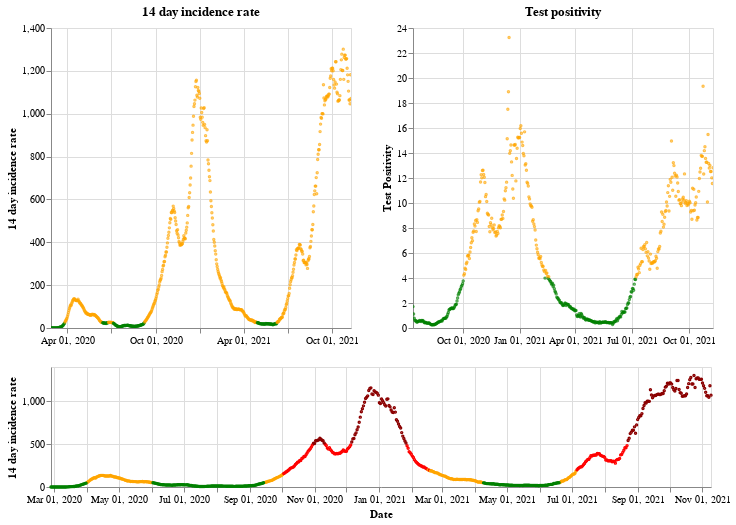

Notebook code cell kept with this figure:
### Markdown cell above
## Wales

### Code cell
plot_traffic_light('Wales')

### Figure 1 — Vega-Lite specification as saved in the notebook (floating-point values rounded to 4 significant figures; data arrays with more than 128 entries replaced by an {"elided": "..."} marker saying what was removed)
{"config": {"view": {"continuousWidth": 400, "continuousHeight": 300}}, "vconcat": [{"hconcat": [{"mark": {"type": "point", "size": 2}, "encoding": {"color": {"condition": {"value": "green", "test": "(datum.twoWeeklyCasesRate <= 25)"}, "value": "orange"}, "tooltip": [{"type": "nominal", "field": "areaName"}, {"type": "temporal", "field": "date"}, {"type": "quantitative", "field": "twoWeeklyCasesRate"}, {"type": "quantitative", "field": "testPositivity"}], "x": {"type": "temporal", "axis": {"title": ""}, "field": "date", "scale": {"domain": {"selection": "DateBrush"}}, "timeUnit": "yearmonthdate"}, "y": {"type": "quantitative", "axis": {"title": "14 day incidence rate"}, "field": "twoWeeklyCasesRate"}}, "title": "14 day incidence rate", "width": 300}, {"mark": {"type": "point", "size": 2}, "encoding": {"color": {"condition": {"value": "green", "test": "(datum.testPositivity <= 4)"}, "value": "orange"}, "tooltip": [{"type": "nominal", "field": "areaName"}, {"type": "temporal", "field": "date"}, {"type": "quantitative", "field": "twoWeeklyCasesRate"}, {"type": "quantitative", "field": "testPositivity"}], "x": {"type": "temporal", "axis": {"title": ""}, "field": "date", "scale": {"domain": {"selection": "DateBrush"}}, "timeUnit": "yearmonthdate"}, "y": {"type": "quantitative", "axis": {"title": "Test Positivity"}, "field": "testPositivity"}}, "title": "Test positivity", "width": 300}]}, {"layer": [{"mark": {"type": "point", "size": 2}, "encoding": {"color": {"condition": {"value": "orange", "test": "(((datum.testPositivity < 4) && (datum.twoWeeklyCasesRate >= 50)) && (datum.twoWeeklyCasesRate < 200))"}, "value": "red"}, "opacity": {"condition": {"value": 1, "test": "((datum.twoWeeklyCasesRate >= 50) && (datum.twoWeeklyCasesRate < 500))"}, "value": 0}, "tooltip": [{"type": "nominal", "field": "areaName"}, {"type": "temporal", "field": "date"}, {"type": "quantitative", "field": "twoWeeklyCasesRate"}, {"type": "quantitative", "field": "testPositivity"}], "x": {"type": "temporal", "axis": {"title": "Date"}, "field": "date", "timeUnit": "yearmonthdate"}, "y": {"type": "quantitative", "axis": {"title": "14 day incidence rate"}, "field": "twoWeeklyCasesRate"}}, "selection": {"DateBrush": {"type": "interval", "encodings": ["x"], "fields": ["Time"]}}}, {"mark": {"type": "point", "size": 2}, "encoding": {"color": {"value": "darkred"}, "opacity": {"condition": {"value": 1, "test": "(datum.twoWeeklyCasesRate >= 500)"}, "value": 0}, "tooltip": [{"type": "nominal", "field": "areaName"}, {"type": "temporal", "field": "date"}, {"type": "quantitative", "field": "twoWeeklyCasesRate"}, {"type": "quantitative", "field": "testPositivity"}], "x": {"type": "temporal", "axis": {"title": "Date"}, "field": "date", "timeUnit": "yearmonthdate"}, "y": {"type": "quantitative", "axis": {"title": "14 day incidence rate"}, "field": "twoWeeklyCasesRate"}}}, {"mark": {"type": "point", "size": 2}, "encoding": {"color": {"condition": {"value": "green", "test": "((datum.testPositivity < 4) && (datum.twoWeeklyCasesRate < 50))"}, "value": "orange"}, "opacity": {"condition": {"value": 1, "test": "(datum.twoWeeklyCasesRate < 50)"}, "value": 0}, "tooltip": [{"type": "nominal", "field": "areaName"}, {"type": "temporal", "field": "date"}, {"type": "quantitative", "field": "twoWeeklyCasesRate"}, {"type": "quantitative", "field": "testPositivity"}], "x": {"type": "temporal", "axis": {"title": "Date"}, "field": "date", "timeUnit": "yearmonthdate"}, "y": {"type": "quantitative", "axis": {"title": "14 day incidence rate"}, "field": "twoWeeklyCasesRate"}}}], "height": 120, "width": 660}], "data": {"name": "data-c3e8cbdbf37b5eaf11f835c5485f8248"}, "$schema": "https://vega.github.io/schema/vega-lite/v4.8.1.json", "datasets": {"data-c3e8cbdbf37b5eaf11f835c5485f8248": {"elided": "622 records"}}}
